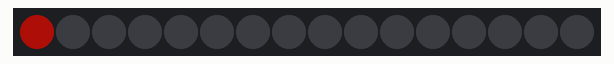
This sketch was run on a simulated Arduino Uno, built with avr-gcc and run on an emulated ATmega328P. On the bench: 16 RGB LEDs in strip order, left to right. Dim RGB values are drawn brighter than linear.

Above: at 0.15 s.
At 4.79 s:
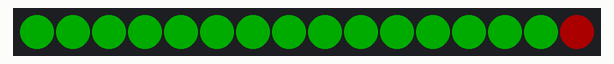
At 9.54 s:
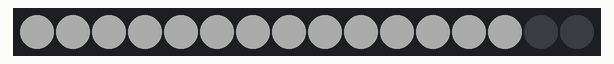
At 19.43 s:
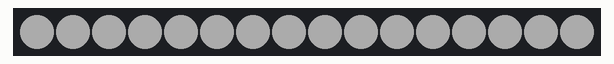
At 30.74 s:
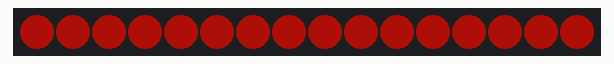
At 39.94 s:
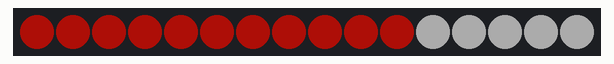

The sketch:

static.ino
```cpp
#include <Adafruit_NeoPixel.h>
#ifdef __AVR__
  #include <avr/power.h>
#endif

#define PIN 6

#define NUM_LEDS 16

#define BRIGHTNESS 50

Adafruit_NeoPixel strip = Adafruit_NeoPixel(NUM_LEDS, PIN, NEO_GRBW + NEO_KHZ800);


void setup() {
  Serial.begin(115200);
  strip.setBrightness(BRIGHTNESS);
  strip.begin();
  strip.show(); // Initialize all pixels to 'off'
  int num = 0;
}

// Initialize some variables for the void loop()
int led, red, green, blue, white;
int wait = 100;

  void loop() {

    led = 0; red = 255; green = 16; blue = 8; white = 10;
    strip.setPixelColor(led, red, green , blue, white);
    delay(wait);
    strip.show();

    led = 1; red = 255; green = 16; blue = 8; white = 10;
    strip.setPixelColor(led, red, green , blue, white);
    delay(wait);
    strip.show();

    led = 2; red = 255; green = 16; blue = 8; white = 10;
    strip.setPixelColor(led, red, green , blue, white);
    delay(wait);
    strip.show();

    led = 3; red = 255; green = 16; blue = 8; white = 10;
    strip.setPixelColor(led, red, green , blue, white);
    delay(wait);
    strip.show();

    led = 4; red = 255; green = 16; blue = 8; white = 10;
    strip.setPixelColor(led, red, green , blue, white);
    delay(wait);
     strip.show();

    led = 5; red = 255; green = 16; blue = 8; white = 10;
    strip.setPixelColor(led, red, green , blue, white);
    delay(wait);
     strip.show();

    led = 6; red = 255; green = 16; blue = 8; white = 10;
    strip.setPixelColor(led, red, green , blue, white);
    delay(wait);
     strip.show();

      led = 7; red = 255; green = 16; blue = 8; white = 10;
    strip.setPixelColor(led, red, green , blue, white);
    delay(wait);
     strip.show();

      led = 8; red = 255; green = 16; blue = 8; white = 10;
    strip.setPixelColor(led, red, green , blue, white);
    delay(wait);
     strip.show();

      led = 9; red = 255; green = 16; blue = 8; white = 10;
    strip.setPixelColor(led, red, green , blue, white);
    delay(wait);
     strip.show();

      led = 10; red = 255; green = 16; blue = 8; white = 10;
    strip.setPixelColor(led, red, green , blue, white);
    delay(wait);
     strip.show();

      led = 11; red = 255; green = 16; blue = 8; white = 10;
    strip.setPixelColor(led, red, green , blue, white);
    delay(wait);
     strip.show();

      led = 12; red = 255; green = 16; blue = 8; white = 10;
    strip.setPixelColor(led, red, green , blue, white);
    delay(wait);
     strip.show();

      led = 13; red = 255; green = 16; blue = 8; white = 10;
    strip.setPixelColor(led, red, green , blue, white);
    delay(wait);
     strip.show();

     led = 14; red = 255; green = 16; blue = 8; white = 10;
    strip.setPixelColor(led, red, green , blue, white);
    delay(wait);
     strip.show();

    led = 15; red = 255; green = 16; blue = 8; white = 10;
    strip.setPixelColor(led, red, green , blue, white);
    delay(wait);
    strip.show();

   led = 0; red = 500; green = 0; blue = 0; white = 0;
    strip.setPixelColor(led, red, green , blue, white);
    delay(wait);
    strip.show();

    led = 1; red = 500; green = 0; blue = 0; white = 0;
    strip.setPixelColor(led, red, green , blue, white);
    delay(wait);
    strip.show();

    led = 2; red = 500; green = 0; blue = 0; white = 0;
    strip.setPixelColor(led, red, green , blue, white);
    delay(wait);
    strip.show();

    led = 3; red = 500; green = 0; blue = 0; white = 0;
    strip.setPixelColor(led, red, green , blue, white);
    delay(wait);
    strip.show();

    led = 4; red = 500; green = 0; blue = 0; white = 0;
    strip.setPixelColor(led, red, green , blue, white);
    delay(wait);
     strip.show();

    led = 5; red = 500; green = 0; blue = 0; white = 0;
    strip.setPixelColor(led, red, green , blue, white);
    delay(wait);
     strip.show();

    led = 6; red = 500; green = 0; blue = 0; white = 0;
    strip.setPixelColor(led, red, green , blue, white);
    delay(wait);
     strip.show();

      led = 7; red = 500; green = 0; blue = 0; white = 0;
    strip.setPixelColor(led, red, green , blue, white);
    delay(wait);
     strip.show();

      led = 8; red = 500; green = 0; blue = 0; white = 0;
    strip.setPixelColor(led, red, green , blue, white);
    delay(wait);
     strip.show();

      led = 9; red = 500; green = 0; blue = 0; white = 0;
    strip.setPixelColor(led, red, green , blue, white);
    delay(wait);
     strip.show();

      led = 10; red = 500; green = 0; blue = 0; white = 0;
    strip.setPixelColor(led, red, green , blue, white);
    delay(wait);
     strip.show();

      led = 11; red = 500; green = 0; blue = 0; white = 0;
    strip.setPixelColor(led, red, green , blue, white);
    delay(wait);
     strip.show();

      led = 12; red = 500; green = 0; blue = 0; white = 0;
    strip.setPixelColor(led, red, green , blue, white);
    delay(wait);
     strip.show();

      led = 13; red = 500; green = 0; blue = 0; white = 0;
    strip.setPixelColor(led, red, green , blue, white);
    delay(wait);
     strip.show();

     led = 14; red = 500; green = 0; blue = 0; white = 0;
    strip.setPixelColor(led, red, green , blue, white);
    delay(wait);
     strip.show();

    led = 15; red = 500; green = 0; blue = 0; white = 0;
    strip.setPixelColor(led, red, green , blue, white);
    delay(wait);
    strip.show();

  led = 0; red = 0; green = 500; blue = 0; white = 0;
    strip.setPixelColor(led, red, green , blue, white);
    delay(wait);
    strip.show();

    led = 1; red = 0; green = 500; blue = 0; white = 0;
    strip.setPixelColor(led, red, green , blue, white);
    delay(wait);
    strip.show();

    led = 2; red = 0; green = 500; blue = 0; white = 0;
    strip.setPixelColor(led, red, green , blue, white);
    delay(wait);
    strip.show();

    led = 3; red = 0; green = 500; blue = 0; white = 0;
    strip.setPixelColor(led, red, green , blue, white);
    delay(wait);
    strip.show();

    led = 4; red = 0; green = 500; blue = 0; white = 0;
    strip.setPixelColor(led, red, green , blue, white);
    delay(wait);
     strip.show();

    led = 5; red = 0; green = 500; blue = 0; white = 0;
    strip.setPixelColor(led, red, green , blue, white);
    delay(wait);
     strip.show();

    led = 6; red = 0; green = 500; blue = 0; white = 0;
    strip.setPixelColor(led, red, green , blue, white);
    delay(wait);
     strip.show();

      led = 7; red = 0; green = 500; blue = 0; white = 0;
    strip.setPixelColor(led, red, green , blue, white);
    delay(wait);
     strip.show();

      led = 8; red = 0; green = 500; blue = 0; white = 0;
    strip.setPixelColor(led, red, green , blue, white);
    delay(wait);
     strip.show();

      led = 9; red = 0; green = 500; blue = 0; white = 0;
    strip.setPixelColor(led, red, green , blue, white);
    delay(wait);
     strip.show();

      led = 10; red = 0; green = 500; blue = 0; white = 0;
    strip.setPixelColor(led, red, green , blue, white);
    delay(wait);
     strip.show();

      led = 11; red = 0; green = 500; blue = 0; white = 0;
    strip.setPixelColor(led, red, green , blue, white);
    delay(wait);
     strip.show();

      led = 12; red = 0; green = 500; blue = 0; white = 0;
    strip.setPixelColor(led, red, green , blue, white);
    delay(wait);
     strip.show();

      led = 13; red = 0; green = 500; blue = 0; white = 0;
    strip.setPixelColor(led, red, green , blue, white);
    delay(wait);
     strip.show();

     led = 14; red = 0; green = 500; blue = 0; white = 0;
    strip.setPixelColor(led, red, green , blue, white);
    delay(wait);
     strip.show();

    led = 15; red = 0; green = 500; blue = 0; white = 0;
    strip.setPixelColor(led, red, green , blue, white);
    delay(wait);
    strip.show();

  led = 0; red = 0; green = 0; blue = 500; white = 0;
    strip.setPixelColor(led, red, green , blue, white);
    delay(wait);
    strip.show();

    led = 1; red = 0; green = 0; blue = 500; white = 0;
    strip.setPixelColor(led, red, green , blue, white);
    delay(wait);
    strip.show();

    led = 2; red = 0; green = 0; blue = 500; white = 0;
    strip.setPixelColor(led, red, green , blue, white);
    delay(wait);
    strip.show();

    led = 3; red = 0; green = 0; blue = 500; white = 0;
    strip.setPixelColor(led, red, green , blue, white);
    delay(wait);
    strip.show();

    led = 4; red = 0; green = 0; blue = 500; white = 0;
    strip.setPixelColor(led, red, green , blue, white);
    delay(wait);
     strip.show();

    led = 5; red = 0; green = 0; blue = 500; white = 0;
    strip.setPixelColor(led, red, green , blue, white);
    delay(wait);
     strip.show();

    led = 6;  red = 0; green = 0; blue = 500; white = 0;
    strip.setPixelColor(led, red, green , blue, white);
    delay(wait);
     strip.show();

      led = 7;  red = 0; green = 0; blue = 500; white = 0;
    strip.setPixelColor(led, red, green , blue, white);
    delay(wait);
     strip.show();

      led = 8;  red = 0; green = 0; blue = 500; white = 0;
    strip.setPixelColor(led, red, green , blue, white);
    delay(wait);
     strip.show();

      led = 9;  red = 0; green = 0; blue = 500; white = 0;
    strip.setPixelColor(led, red, green , blue, white);
    delay(wait);
     strip.show();

      led = 10; red = 0; green = 0; blue = 500; white = 0;
    strip.setPixelColor(led, red, green , blue, white);
    delay(wait);
     strip.show();

      led = 11; red = 0; green = 0; blue = 500; white = 0;
    strip.setPixelColor(led, red, green , blue, white);
    delay(wait);
     strip.show();

      led = 12; red = 0; green = 0; blue = 500; white = 0;
    strip.setPixelColor(led, red, green , blue, white);
    delay(wait);
     strip.show();

      led = 13; red = 0; green = 0; blue = 500; white = 0;
    strip.setPixelColor(led, red, green , blue, white);
    delay(wait);
     strip.show();

     led = 14; red = 0; green = 0; blue = 500; white = 0;
    strip.setPixelColor(led, red, green , blue, white);
    delay(wait);
     strip.show();

    led = 15; red = 0; green = 0; blue = 500; white = 0;
    strip.setPixelColor(led, red, green , blue, white);
    delay(wait);
    strip.show();

  led = 0; red = 0; green = 0; blue = 0; white = 0;
    strip.setPixelColor(led, red, green , blue, white);
    delay(wait);
    strip.show();

    led = 1; red = 0; green = 0; blue = 0; white = 0;
    strip.setPixelColor(led, red, green , blue, white);
    delay(wait);
    strip.show();

    led = 2; red = 0; green = 0; blue = 0; white = 0;
    strip.setPixelColor(led, red, green , blue, white);
    delay(wait);
    strip.show();

    led = 3; red = 0; green = 0; blue = 0; white = 0;
    strip.setPixelColor(led, red, green , blue, white);
    delay(wait);
    strip.show();

    led = 4; red = 0; green = 0; blue = 0; white = 0;
    strip.setPixelColor(led, red, green , blue, white);
    delay(wait);
     strip.show();

    led = 5; red = 0; green = 0; blue = 0; white = 0;
    strip.setPixelColor(led, red, green , blue, white);
    delay(wait);
     strip.show();

    led = 6; red = 0; green = 0; blue = 0; white = 0;
    strip.setPixelColor(led, red, green , blue, white);
    delay(wait);
     strip.show();

      led = 7; red = 0; green = 0; blue = 0; white = 0;
    strip.setPixelColor(led, red, green , blue, white);
    delay(wait);
     strip.show();

      led = 8; red = 0; green = 0; blue = 0; white = 0;
    strip.setPixelColor(led, red, green , blue, white);
    delay(wait);
     strip.show();

      led = 9; red = 0; green = 0; blue = 0; white = 0;
    strip.setPixelColor(led, red, green , blue, white);
    delay(wait);
     strip.show();

      led = 10; red = 0; green = 0; blue = 0; white = 0;
    strip.setPixelColor(led, red, green , blue, white);
    delay(wait);
     strip.show();

      led = 11; red = 0; green = 0; blue = 0; white = 0;
    strip.setPixelColor(led, red, green , blue, white);
    delay(wait);
     strip.show();

      led = 12; red = 0; green = 0; blue = 0; white = 0;
    strip.setPixelColor(led, red, green , blue, white);
    delay(wait);
     strip.show();

      led = 13; red = 0; green = 0; blue = 0; white = 0;
    strip.setPixelColor(led, red, green , blue, white);
    delay(wait);
     strip.show();

     led = 14; red = 0; green = 0; blue = 0; white = 0;
    strip.setPixelColor(led, red, green , blue, white);
    delay(wait);
     strip.show();

    led = 15; red = 0; green = 0; blue = 0; white = 0;
    strip.setPixelColor(led, red, green , blue, white);
    delay(wait);
    strip.show();

     led = 0; red = 0; green = 0; blue = 0; white = 500;
    strip.setPixelColor(led, red, green , blue, white);
    delay(wait);
    strip.show();

    led = 1; red = 0; green = 0; blue = 0; white = 500;
    strip.setPixelColor(led, red, green , blue, white);
    delay(wait);
    strip.show();

    led = 2; red = 0; green = 0; blue = 0; white = 500;
    strip.setPixelColor(led, red, green , blue, white);
    delay(wait);
    strip.show();

    led = 3; red = 0; green = 0; blue = 0; white = 500;
    strip.setPixelColor(led, red, green , blue, white);
    delay(wait);
    strip.show();

    led = 4; red = 0; green = 0; blue = 0; white = 500;
    strip.setPixelColor(led, red, green , blue, white);
    delay(wait);
     strip.show();

    led = 5; red = 0; green = 0; blue = 0; white = 500;
    strip.setPixelColor(led, red, green , blue, white);
    delay(wait);
     strip.show();

    led = 6;  red = 0; green = 0; blue = 0; white = 500;
    strip.setPixelColor(led, red, green , blue, white);
    delay(wait);
     strip.show();

      led = 7;  red = 0; green = 0; blue = 0; white = 500;
    strip.setPixelColor(led, red, green , blue, white);
    delay(wait);
     strip.show();

      led = 8;  red = 0; green = 0; blue = 0; white = 500;
    strip.setPixelColor(led, red, green , blue, white);
    delay(wait);
     strip.show();

      led = 9;  red = 0; green = 0; blue = 0; white = 500;
    strip.setPixelColor(led, red, green , blue, white);
    delay(wait);
     strip.show();

      led = 10; red = 0; green = 0; blue = 0; white = 500;
    strip.setPixelColor(led, red, green , blue, white);
    delay(wait);
     strip.show();

      led = 11; red = 0; green = 0; blue = 0; white = 500;
    strip.setPixelColor(led, red, green , blue, white);
    delay(wait);
     strip.show();

      led = 12; red = 0; green = 0; blue = 0; white = 500;
    strip.setPixelColor(led, red, green , blue, white);
    delay(wait);
     strip.show();

      led = 13; red = 0; green = 0; blue = 0; white = 500;
    strip.setPixelColor(led, red, green , blue, white);
    delay(wait);
     strip.show();

     led = 14; red = 0; green = 0; blue = 0; white = 500;
    strip.setPixelColor(led, red, green , blue, white);
    delay(wait);
     strip.show();

    led = 15; red = 0; green = 0; blue = 0; white = 500;
    strip.setPixelColor(led, red, green , blue, white);
    delay(wait);
    strip.show();


  }
```
